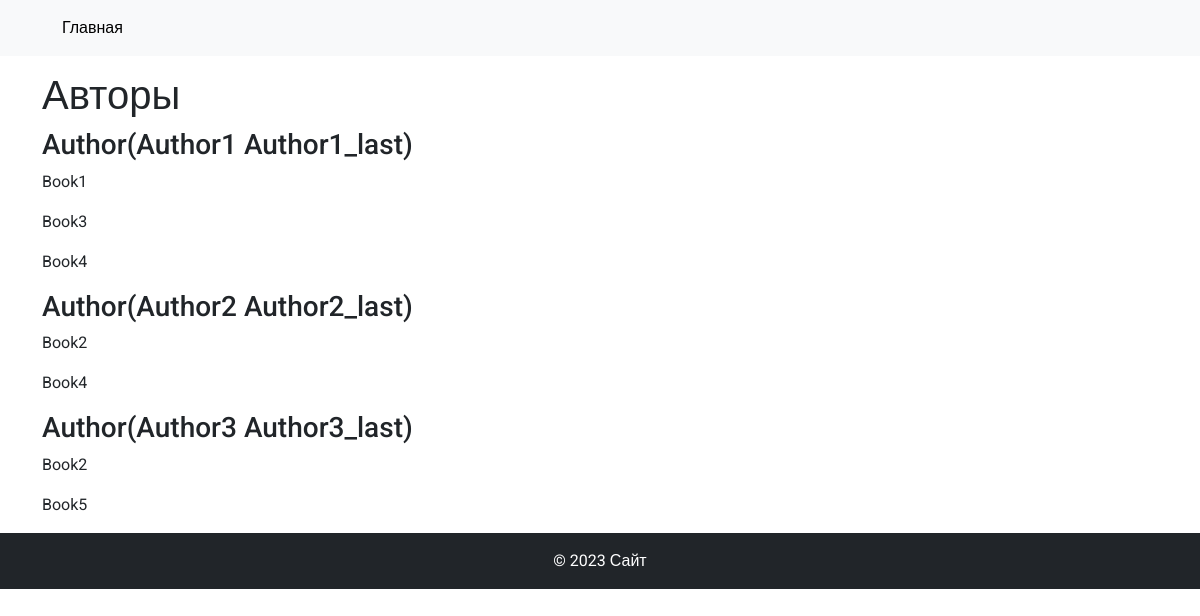
Screenshot of /authors/ with the database file from the repository.
### task2/models.py (models this page shows, shortened)
class Author(db.Model):
    id = db.Column(db.Integer, primary_key=True)
    firstname = db.Column(db.String(80), nullable=False)
    lastname = db.Column(db.String(80), nullable=False)
    books = db.relationship('Book', secondary=association_table, backref='authors')
    def __repr__(self):
        return f"Author({self.firstname} {self.lastname})"

class Book(db.Model):
    id = db.Column(db.Integer, primary_key=True)
    title = db.Column(db.String(80), nullable=False)
    year = db.Column(db.Integer, nullable=False)
    count = db.Column(db.Integer, nullable=False)

### task2/main.py (the view)
@app.route('/authors/')
def authors():
    authors = Author.query.all()
    context = {
        'title': 'Авторы',
        'authors': authors
    }
    return render_template('authors.html', **context)

### task2/templates/authors.html (shortened to what this page needs)
{% extends 'base.html' %}
{% block content %}
<h1>Авторы</h1>
{% for author in authors %}
<h3>{{ author }}</h3>
{% for book in author.books %}
<p>{{ book.title }}</p>
{% endfor %}
{% endfor %}
{% endblock %}

### task2/static/css/style.css (style rules this page uses)
body { font-family: 'Roboto', sans-serif; }

### rows the page displays
Author: firstname+lastname "Author(Author1 Author1_last)"
Book: title "Book1"
Book: title "Book3"
Book: title "Book4"
Author: firstname+lastname "Author(Author2 Author2_last)"
Book: title "Book2"
Author: firstname+lastname "Author(Author3 Author3_last)"
Book: title "Book5"
